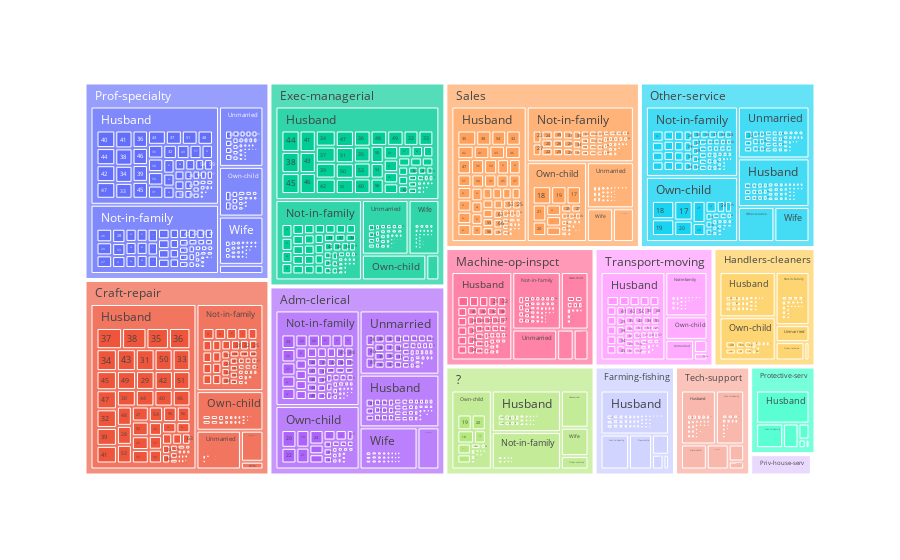

Notebook cell for this chart:
### Code cell
grafico = px.treemap(df, path=['occupation', 'relationship', 'age'])
grafico.show()

### Figure 1 — Plotly figure (JSON) as saved in the notebook; plotly's stock layout.template omitted (floating-point values rounded to 4 significant figures; data arrays with more than 128 entries replaced by an {"elided": "..."} marker saying what was removed)
{"data": [{"branchvalues": "total", "domain": {"x": [0, 1], "y": [0, 1]}, "hovertemplate": "labels=%{label}<br>count=%{value}<br>parent=%{parent}<br>id=%{id}<extra></extra>", "ids": {"elided": "3547 str values"}, "labels": {"elided": "3547 str values"}, "name": "", "parents": {"elided": "3547 str values"}, "type": "treemap", "values": {"elided": "3547 int values"}}], "layout": {"legend": {"tracegroupgap": 0}, "margin": {"t": 60}}}
